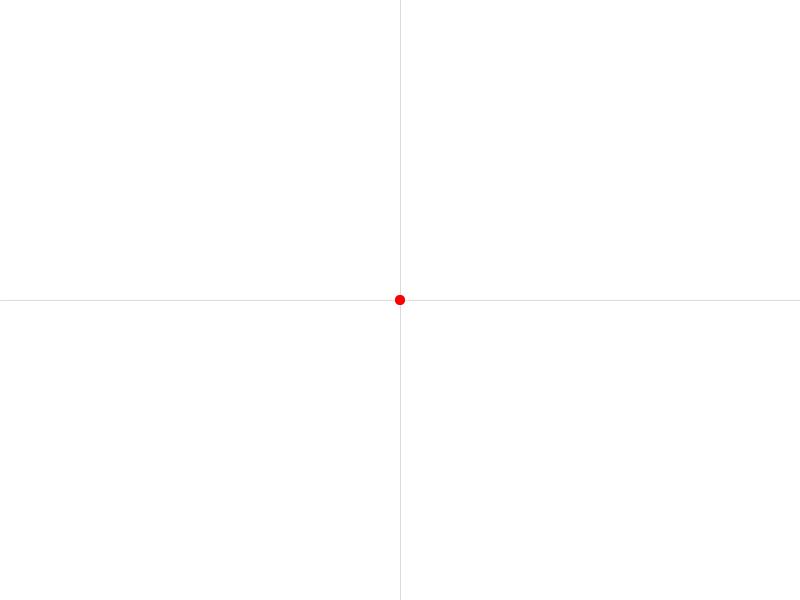
Frame 1 (no input)
Frame 60 (the mouse pressed at the canvas centre just before this capture): identical to frame 1, image omitted
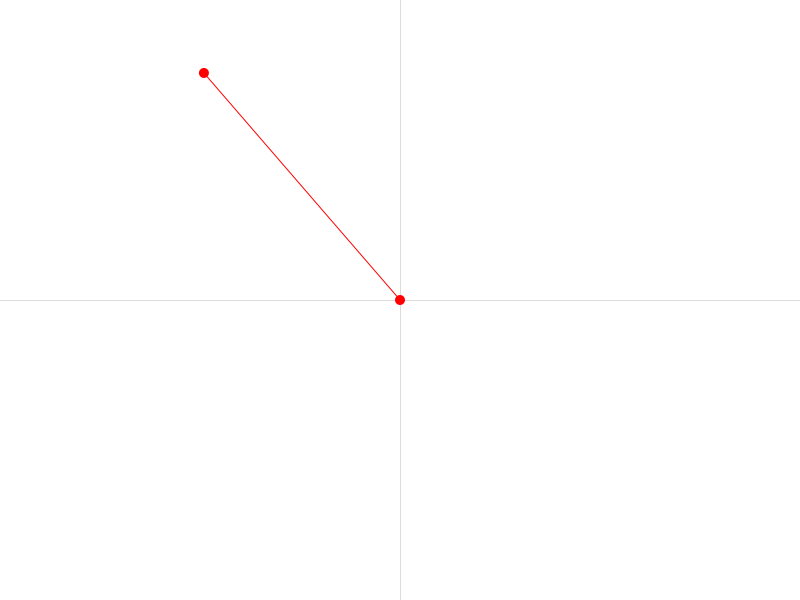
Frame 120 (the mouse held since frame 60 and released just before this capture)

The Processing sketch that drew these frames (run headless with seeded random() and noise(); from frame 60 on, the mouse is pressed at the canvas centre):

// Processing sketch: coordonnes_polaires
// ── coordonnes_polaires.pde
void setup(){
 size(800,600); 
  smooth();
}

void draw(){
  background(255);
  
  translate(width/2, height/2);

  stroke(220);
  line(-width/2,0,width/2,0);
  line(0,-height/2,0,height/2);
  
  float r = mouseY;
  float a = mouseX * 0.01;
  
  float x = cos(a) * r;
  float y = sin(a) * r;  
  
  stroke(255,0,0);
  line(0,0,x,y);
  noStroke();
  fill(255,0,0);
  ellipse(x,y,10,10);
  ellipse(0,0,10,10);
  
}
